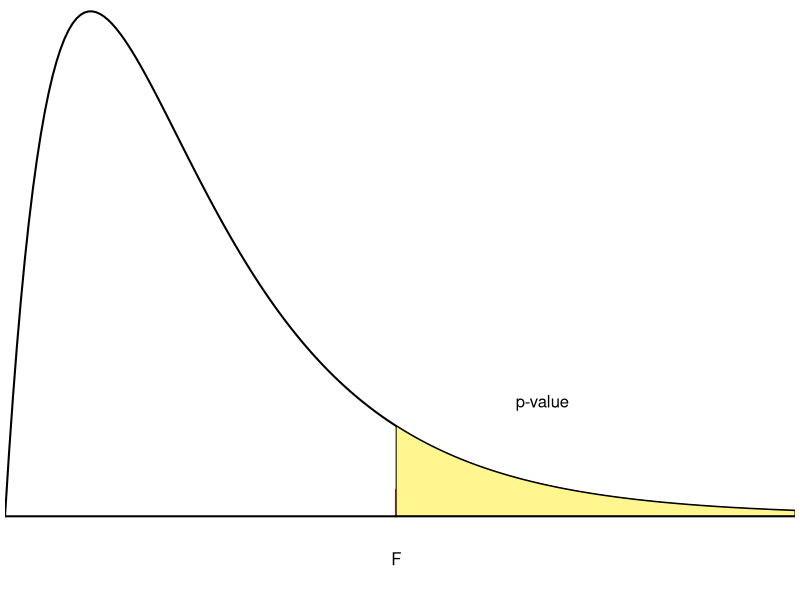

This chart was generated by the following R code:
## ---- chunk 1
# use for beamer
knitr::opts_chunk$set(fig.width=4, fig.height=3, fig.align='center',warning=FALSE, message=FALSE)
library(knitr)
library(car)
# use for word
# knitr::opts_chunk$set(fig.width=4, fig.height=3,warning=FALSE, message=FALSE)
## ---- chunk 2
df1=4
df2=30
p=.90
ts=qf(p,df1,df2)
minx = 0
maxx = qf(.993,df1,df2)
x=seq(minx,maxx,length=200)
y=df(x,df1,df2)+.09
par(mar=(c(1,.25,0,.25)),bty="n",xaxs="i",xaxt="n",yaxt="n",yaxs="i")
plot(x,y,type="l", lwd=2, col="black",xlab="",ylab="",main=""
     ,ylim=c(0,1.02*max(y)))
points(c(ts,ts),c(0.09,df(ts,df1,df2)),type='l',col="red",lwd=2)
xpts=seq(ts,maxx,length=200)
ypts=df(xpts,df1,df2)+.09
polygon(c(ts,xpts,maxx),c(0.09,ypts,0.09),col="khaki1")
abline(h=0.09,xlim=c(minx,maxx),col="black",lwd=2)
text(ts,.03,"F")
text(ts+.8,.25,"p-value")
